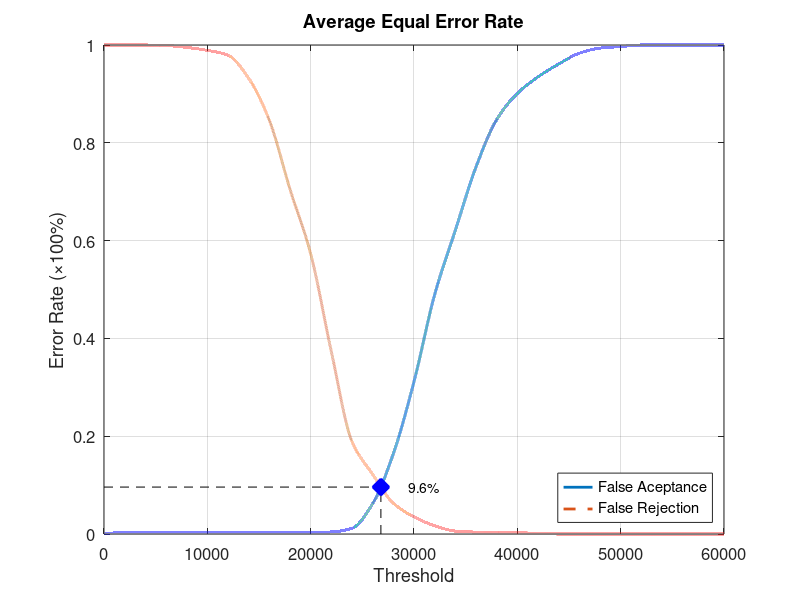
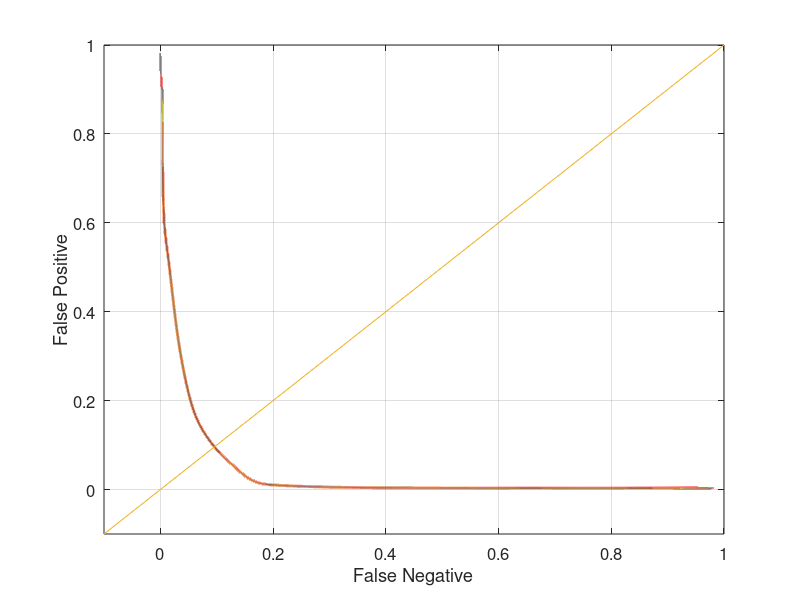

Write the MATLAB code that produced these figures, in order.
function yEER = Database2Average
close all;
clear;
clc;
x = 0:2000:60000;
xq = 0:0.5:60000;

y0 = [0 0.0031579 0.0031579 0.0031579 0.0031579 0.0031579 0.0031579 0.0031579 0.0031579 0.0031579 0.0031579 0.00421053 0.0115789 0.0621053 0.164211 0.311579 0.489474 0.621053 0.750526 0.847368 0.901053 0.934737 0.961053 0.983158 0.993684 0.996842 1 1 1 1 1];
yy0 = interp1(x, y0, xq, 'pchip');
y1 = [1 1 1 0.999 0.995 0.989 0.979 0.932 0.846 0.705 0.573 0.373 0.189 0.122 0.063 0.035 0.017 0.006 0.004 0.004 0.003 0.001 0 0 0 0 0 0 0 0 0];
yy1 = interp1(x, y1, xq, 'pchip');

% Calculating EER: 
y2 = abs(y0 - y1);
find(y2 == min(y2))
yy2 = abs(yy0 - yy1);
xEER = find(yy2 == min(yy2));
xEERIndex = xq(xEER) % X-axis EER
yEER = yy0(xEER) % Y-axis EER

main = figure
plot(xq, yy0,'-','LineWidth', 2);	hold on
plot(xq, yy1,'--','LineWidth', 2);	hold on
plot([xEERIndex xEERIndex], [0 yEER], 'k--');	hold on
plot([0 xEERIndex], [yEER yEER], 'k--');	hold on
plot(xEERIndex, yEER, 'bx', 'LineWidth', 10);	hold on
text(xEERIndex + 10 * xEERIndex / 100, yEER, [num2str(round((10000 * yEER)) / 100) '%'])
legend('False Aceptance', 'False Rejection', 'Location', 'SouthEast')
xlabel('Threshold')
ylabel('Error Rate (\times100%)')
title('Average Equal Error Rate')
set(gca, 'FontSize', 12)
axis([0 60000 0 1])
grid on

print(main, 'Database2AverageMain', '-dpng');
FNRxFPR = figure('Color', [1 1 1]);
plot(yy1, yy0, '-', yy1, yy0, 'LineWidth', 2);
hold on
y = -0.1:0.1:1
plot(y, y); 
set(gca, 'FontSize', 12)
xlabel('False Negative')
ylabel('False Positive')
axis([-0.1 1 -0.1 1])
set(gca, 'FontSize', 12)
grid on

print(FNRxFPR, 'Database2AverageFNRxFPR','-dpng');
end
